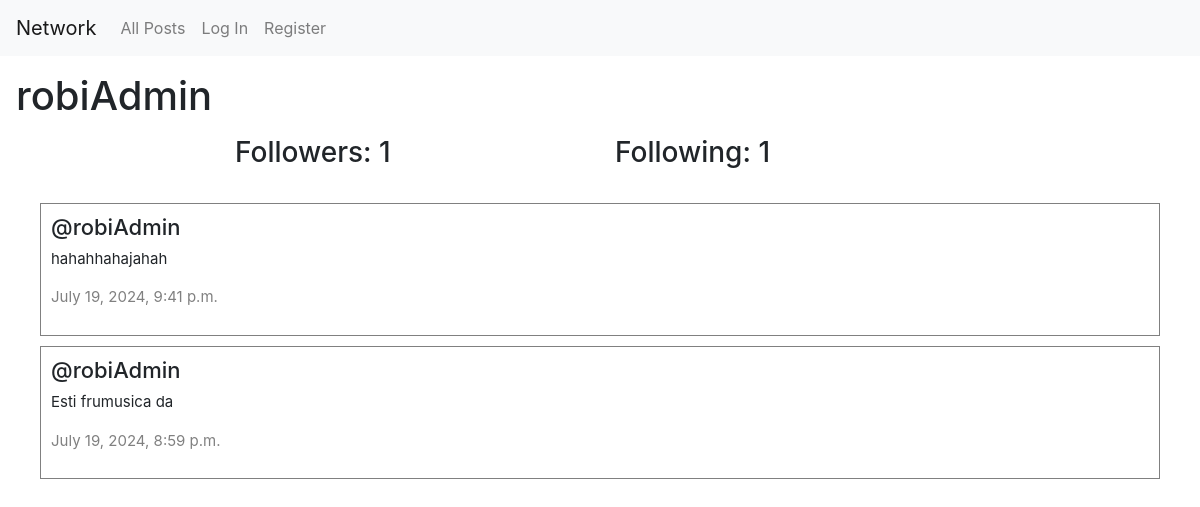
The app's page /profile/robiAdmin with its own data.
### network/models.py (models this page shows, shortened)
class User(AbstractUser):
    pass

class Post(models.Model):
    user = models.ForeignKey(User, on_delete=models.CASCADE, related_name="posts")
    content = models.CharField(max_length=280)
    date = models.DateTimeField(auto_now_add=True)

### network/views.py (the view)
# urls.py: path("profile/<str:user_name>", views.profile, name="profile"),
def profile(request, user_name):
    user = User.objects.get(username=user_name)
    allPosts = Post.objects.filter(user=user).order_by("id").reverse()
    following = Follow.objects.filter(user=user)
    followers = Follow.objects.filter(followingUser=user)
    try:
        checkFollow = followers.filter(user=User.objects.get(pk=request.user.id))
        if len(checkFollow) != 0:
            isFollowing = True
        else:
            isFollowing = False
    except:
        isFollowing = False
    p = Paginator(allPosts, 2)
    pageNumber = request.GET.get('page')
    postOnPage = p.get_page(pageNumber)
    return render(request, "network/profile.html" , {
        "allPosts": allPosts,
        "postOnPage": postOnPage,
        "username":user_name,
        "following": following.count(),
        "followers":followers.count(),
        "isFollowing": isFollowing,
        "userProfile": user
    })

### network/templates/network/profile.html (shortened to what this page needs)
{% extends "network/layout.html" %}
{% block body %}
    <h1 class="mx-3 my-3">{{ username }}</h1>
        <div class="container">
            <div class="row d-flex justify-content-center">
                <h3 class="col-4"> Followers: {{ followers }}</h3>
                <h3 class="col-4"> Following: {{ following }}</h3>
            </div>
        </div>
        <div class="all-posts">
            {% for post in postOnPage %}
                <div class ="row post">
                    <h5 class="username"> @{{ post.user }} </h5>
                    <p class="content"> {{ post.content }} </p>
                    <p class="date"> {{ post.date }} </p>
                </div>
            {% endfor %}
        </div>
{% endblock %}

### network/static/network/styles.css (style rules this page uses)
.all-posts { display: flex; justify-content: flex-start; flex-direction: column; margin: 20px; }
.post { border: 0.1px solid gray; display: flex; justify-content: center; flex-direction: column; box-sizing: border-box; margin: 5px 20px; padding: 10px }
.content { font-size: 15px; }
.username { font-size: 22px; }
.date { color: gray; font-size: 15px; }

### records on screen
User: username "robiAdmin"
Post: user "robiAdmin", content "hahahhahajahah", date "July 19, 2024, 9:41 p.m."
Post: user "robiAdmin", content "Esti frumusica da", date "July 19, 2024, 8:59 p.m."

### other values on screen
{{ followers }} "1"
{{ following }} "1"
